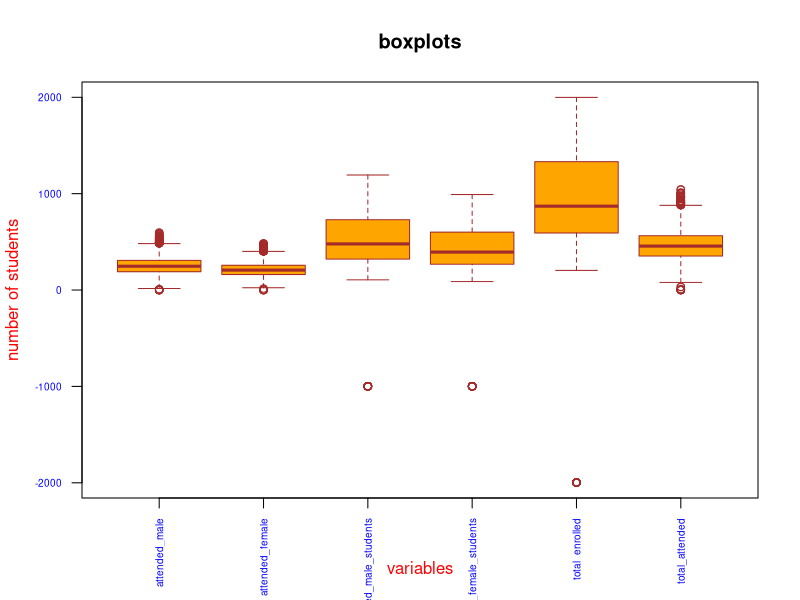
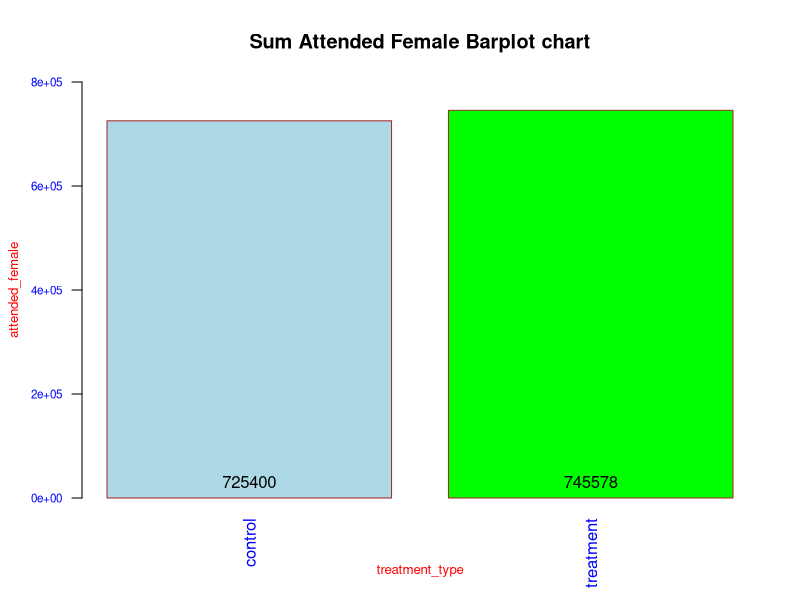
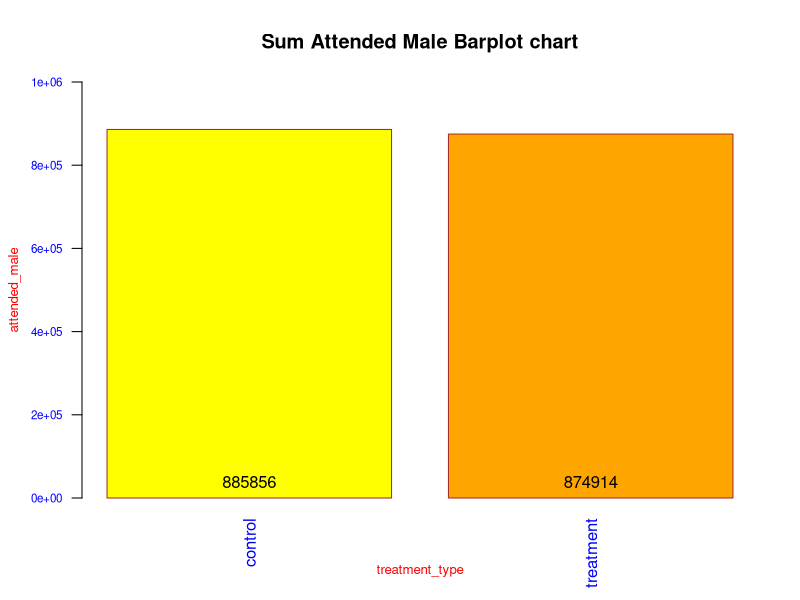
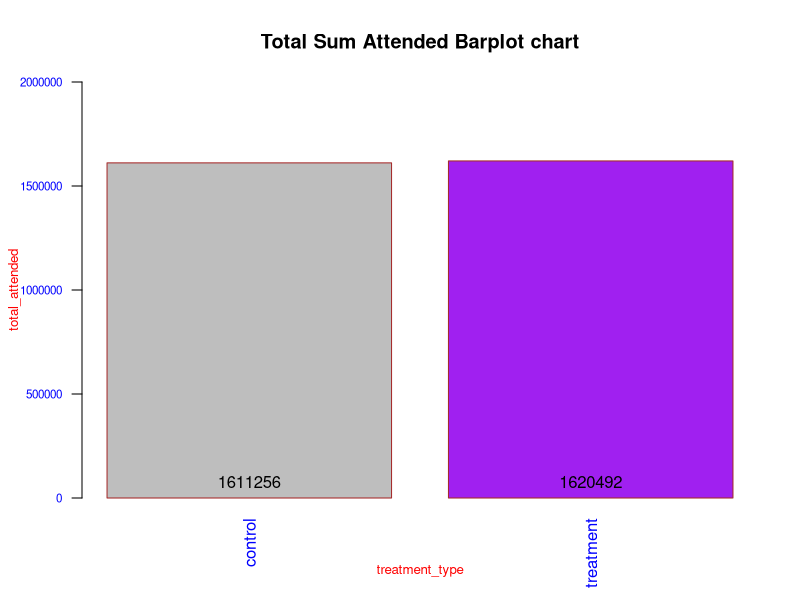
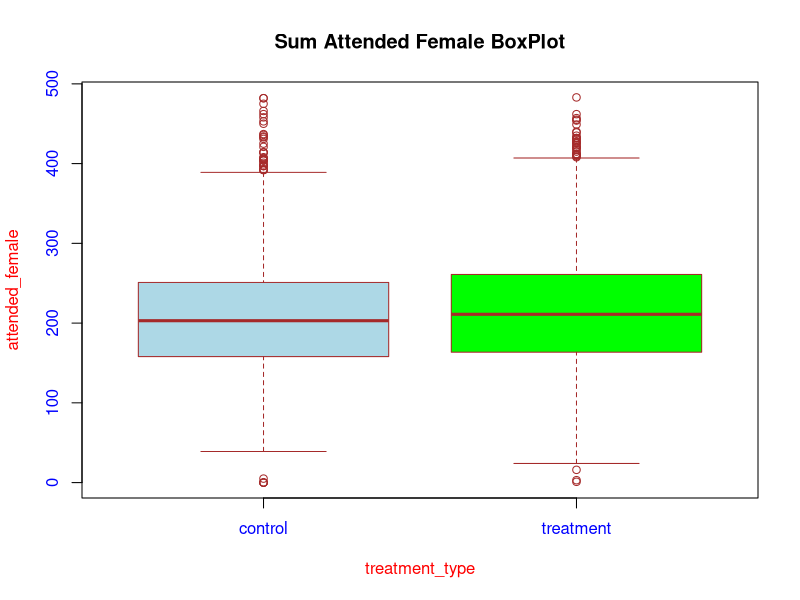
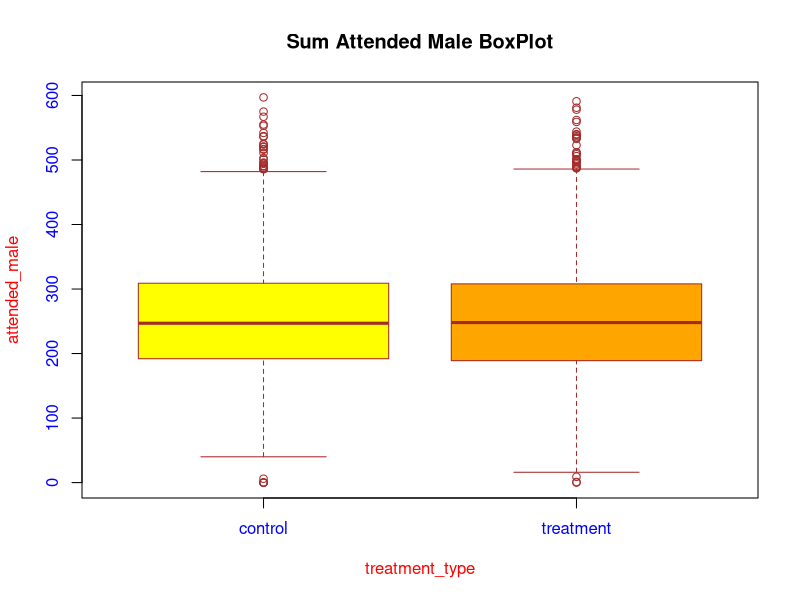
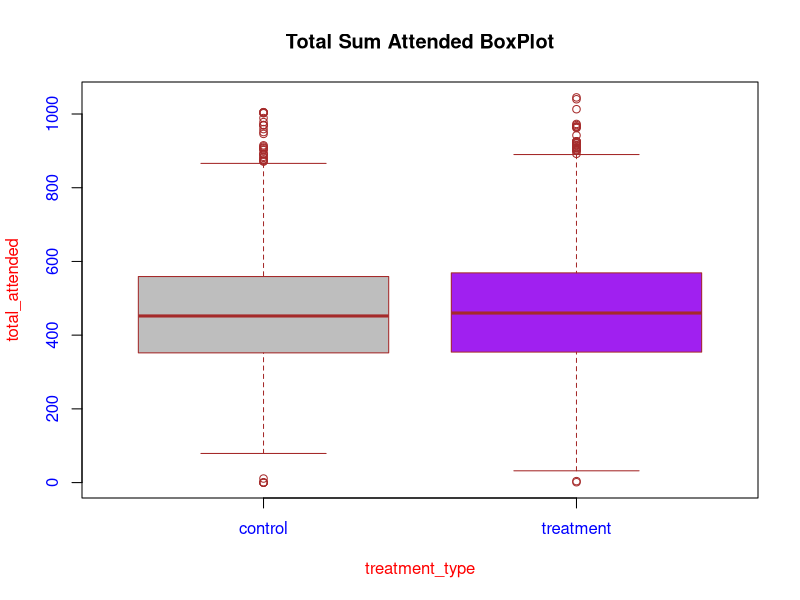
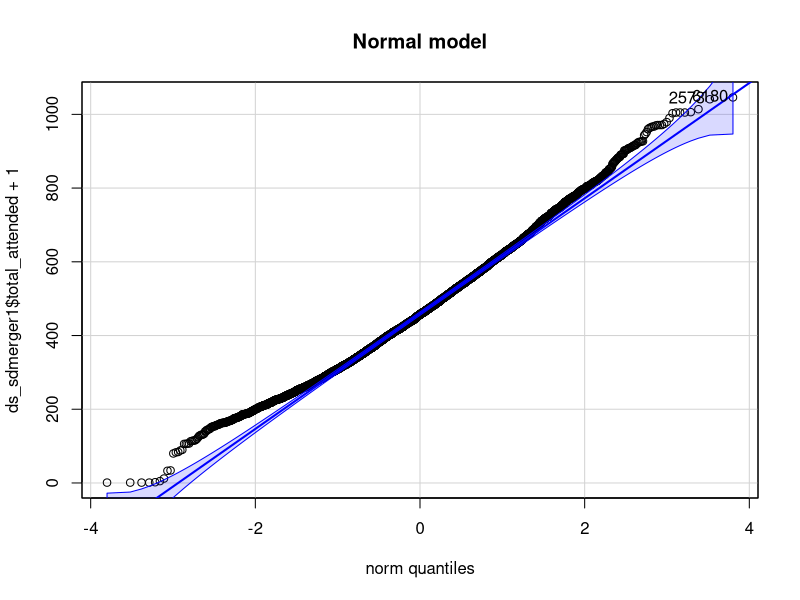

Here is the R script that generated these plots, in order:
## ---- chunk 1
#Import relevant packages
library(stats)
library(psych)
library(ggplot2)
## ---- chunk 2
#loading the excel dataset with two sheets
library("readxl")
setwd('E:/Documents/Reinp/GitHub Respositories/AB_Testing-with-RStudio')
ds_sd<-read_excel('School data.xlsx', sheet = "Data")
View(ds_sd)
attach(ds_sd)

ds_sd1<-read_excel('School data.xlsx', sheet = "District names")
View(ds_sd1)
attach(ds_sd1)
## ---- chunk 3
#learn more about the dataset
help(ds_sd)
??ds_sd
str(ds_sd)
class(ds_sd)
typeof(ds_sd) 
length(ds_sd)
names(ds_sd) #display variable names
#attributes(ds_sd) #names(ds_sd), class(ds_sd), row.names(ds_sd)
## ---- chunk 4
#distribution of input variables
table(ds_sd$district_id)
table(ds_sd1$"DISTRICT ID")
## ---- chunk 5
#unique values per column
unique(ds_sd$district_id)
unique(ds_sd1$"DISTRICT ID")
## ---- chunk 6
#district_id 200 in (ds_sd dataframe) is not in the (ds-sd1 dataframe)
#DISTRICT ID 1 in (ds_sd1 dataframe) is not in the (ds-sd dataframe)
#DISTRICT ID 2 in (ds_sd1 dataframe) is not in the (ds-sd dataframe)
#DISTRICT ID 112 in (ds_sd1 dataframe) is not in the (ds-sd dataframe)
## ---- chunk 7
ds_sdmerge <- merge(ds_sd, ds_sd1, by.x = "district_id", by.y = "DISTRICT ID") #N/A. 
#This is default #Keep rows where there’s a match in both #innerjoin
View(ds_sdmerge)

ds_sdmerge1 <- merge(ds_sd, ds_sd1, by.x = "district_id", by.y = "DISTRICT ID", all.x = TRUE)
#Keep all rows from x, regardless of match in y #leftJoin even if there's no match in y
View(ds_sdmerge1)

ds_sdmerge2 <- merge(ds_sd, ds_sd1, by.x = "district_id", by.y = "DISTRICT ID", all.y = TRUE)
#Keep all rows from y, regardless of match in x #Rightjoin even if there's no match in x
View(ds_sdmerge2)

ds_sdmerge3 <- merge(ds_sd, ds_sd1, by.x = "district_id", by.y = "DISTRICT ID", all= TRUE)
#Keep all rows from x AND from y #Outerjoin 
View(ds_sdmerge3)

#We select default merge for the final data. It keeps rows where there’s a match in both. 
#we get a total of 6970 schools

## ---- chunk 8
#add total_enrolled column by computing the total number of student enrolled and total number 
#of attended in each school
#Get the total number of student enrolled in each school by adding enrolled_male_students 
#and enrolled_female_students columns

#Adding by equation
ds_sdmerge$total_enrolled=ds_sdmerge$enrolled_male_students + ds_sdmerge$enrolled_female_students
ds_sdmerge$total_attended=ds_sdmerge$attended_male + ds_sdmerge$attended_female

#transform() function
ds_sdmerge1 <- transform(ds_sdmerge1, total_enrolled = enrolled_male_students +
                    enrolled_female_students)
ds_sdmerge1 <- transform(ds_sdmerge1, total_attended = attended_male + attended_female)

#apply() function
ds_sdmerge2$total_enrolled <- apply(ds_sdmerge2[,c('enrolled_male_students',
                          'enrolled_female_students')], 1, function(x) sum(x))
ds_sdmerge2$total_attended <- apply(ds_sdmerge2[,c('attended_male', 'attended_female')], 1,
                              function(x) sum(x))

#tidyverse's dplyr
library(dplyr)
ds_sdmerge3 <- mutate(ds_sdmerge3, total_enrolled = enrolled_male_students +
                        enrolled_female_students)
ds_sdmerge3 <- mutate(ds_sdmerge3, total_attended = attended_male + attended_female)

## ---- chunk 9
#summary statistics
summary(ds_sdmerge) #summarizes the dataset
describe(ds_sdmerge)
## ---- chunk 10
#Create the school_id variable by first sorting the data within each district by the total
#number of enrollees per school. Let the ID be 1 for the school within each district with the
#highest number of enrolled students, 2 for the second highest and so on........

ds_sdmerge <- arrange(ds_sdmerge,district_id,desc(total_enrolled))


ds_sdmerger <- ds_sdmerge %>% 
  group_by(district_id) %>% 
  mutate(school_id = rank(desc(total_enrolled), ties.method = "first"))

View(ds_sdmerger)
head(ds_sdmerger)
tail(ds_sdmerger)

## ---- chunk 11
#Check the numeric variables for outliers.
describe(ds_sdmerger)

## We use boxplot to visualize for any outliers

boxplot(ds_sdmerger [, c("attended_male", "attended_female", "enrolled_male_students",
      "enrolled_female_students", "total_enrolled", "total_attended")], main="boxplots",
xlab="variables",
ylab="number of students",
col="orange",
border="brown", las = 2, cex.axis = 0.6, col.axis = 'blue', col.lab = 'red')

## ---- chunk 12
#From the boxplot above, outliers are present in form of negative count of students.
#There are negative values in enrolled_male_students and in enrolled_female_students leading 
#to a negative total_enrolled
## ---- chunk 13
#cleaning data from the outliers
ds_sdmerger1 <- ds_sdmerger[(ds_sdmerger[,8]>0),]
View(ds_sdmerger1)
describe(ds_sdmerger1)
## ---- chunk 14
#Label values for the treatment variable appropriately (1 = Treatment, 0 = Control)
ds_sdmerger1$treatment_type <- factor(ds_sdmerger1$treatment, levels = c(0,1), 
                                      labels = c("control", "treatment"))
View(ds_sdmerger1)


which(is.na(ds_sdmerger1$total_attended)) #check for missing values

which(!complete.cases(ds_sdmerger1))
## ---- chunk 15
#Create a well labelled graphs showing the difference in attendance between treatment 
#and control schools.

bp1 <- barplot(tapply(ds_sdmerger1$attended_female, ds_sdmerger1$treatment_type, FUN=sum), 
    xlab="treatment_type",ylab="attended_female",col=c("lightblue", "green"), 
main="Sum Attended Female Barplot chart",border="brown" , col.axis = 'blue', col.lab = 'red',
cex.axis = 0.7, cex.lab = 0.8, las = 2, ylim=c(0, 800000))
text(bp1, 0, tapply(ds_sdmerger1$attended_female, ds_sdmerger1$treatment_type, FUN=sum), 
     cex=1,pos=3)


bp2 <- barplot(tapply(ds_sdmerger1$attended_male, ds_sdmerger1$treatment_type, FUN=sum),
    xlab="treatment_type",ylab="attended_male",col=c("yellow", "orange"),
    main="Sum Attended Male Barplot chart",border="brown" , col.axis = 'blue', col.lab = 'red',
    cex.axis = 0.7, cex.lab = 0.8, las = 2, ylim=c(0, 1000000))
text(bp2, 0, tapply(ds_sdmerger1$attended_male, ds_sdmerger1$treatment_type, FUN=sum), 
     cex=1,pos=3)


bp3 <- barplot(tapply(ds_sdmerger1$total_attended, ds_sdmerger1$treatment_type, FUN=sum), 
      xlab="treatment_type",ylab="total_attended",col=c("grey", "purple"),
  main="Total Sum Attended Barplot chart",border="brown" , col.axis = 'blue', col.lab = 'red',
  cex.axis = 0.7, cex.lab = 0.8, las = 2, ylim=c(0, 2000000))
text(bp3, 0, tapply(ds_sdmerger1$total_attended, ds_sdmerger1$treatment_type, FUN=sum), 
     cex=1,pos=3)
## ---- chunk 16
#relationship between treatment_type and total_attended by means of a boxplot
boxplot(attended_female ~ treatment_type,
col=c("lightblue", "green"),ds_sdmerger1,
col.axis = 'blue', col.lab = 'red', border="brown",
main="Sum Attended Female BoxPlot")

boxplot(attended_male ~ treatment_type,
col=c("yellow", "orange"),ds_sdmerger1,
col.axis = 'blue', col.lab = 'red', border="brown",
main="Sum Attended Male BoxPlot")


boxplot(total_attended ~ treatment_type,
col=c("gray","purple"),ds_sdmerger1,
col.axis = 'blue', col.lab = 'red', border="brown",
main="Total Sum Attended BoxPlot")
## ---- chunk 17
#finding a fitting distribution for the total attended variable
library(car)
library(MASS) #So that distributions that must be non-zero can make sense of my data

qqp(ds_sdmerger1$total_attended+1, "norm", main="Normal model")

qqp(ds_sdmerger1$total_attended+1, "lnorm", main="LogNormal model") #lnorm means lognormal

# qqp requires estimates of the parameters of the negative binomial, Poisson
# and gamma distributions. You can generate estimates using the fitdistr
# function.

#negative binomial and gamma distributions can only handle positive numbers.
#Poisson distribution can only handle positive whole numbers. 
#Binomial and Poisson distributions are different from the others because they 
#are discrete rather than continuous, which means they quantify distinct, 
#countable events or the probability of these events

nbinom <- fitdistr(ds_sdmerger1$total_attended+1, "Negative Binomial")
qqp(ds_sdmerger1$total_attended+1, "nbinom", size = nbinom$estimate[[1]], mu =
      nbinom$estimate[[2]], main="Negative Binomial model")

pois <- fitdistr(ds_sdmerger1$total_attended+1, "Poisson")
qqp(ds_sdmerger1$total_attended+1, "pois", lambda=pois$estimate, main="Poisson model")

gamma <- fitdistr(ds_sdmerger1$total_attended+1, "gamma")
qqp(ds_sdmerger1$total_attended+1, "gamma", shape = gamma$estimate[[1]], rate =
      gamma$estimate[[2]], main="Gamma model")
## ---- chunk 18
#Armed with the knowledge of which probability distribution fits best, 
#we can try fitting a model


#A mixed model is similar in many ways to a linear model. 
#It estimates the effects of one or more explanatory variables on a response variable.
#The output of a mixed model will give you a list of explanatory values, estimates and
#confidence intervals of their effect sizes, p-values for each effect, and 
#at least one measure of how well the model fits. 
#You should use a mixed model instead of a simple linear model when you have a variable 
#that describes your data sample as a subset of the data you could have collected.

#In a mixed model, we add one or more random effects to our fixed effects.
#These random effects essentially give structure to the error term. 
#this characterizes idiosyncratic variation that is due to individual differences.

#linear models are “fixed-effects-only” models. They have one or more fixed effects and a 
#general error term.

#If data is normally distributed, we can use a linear mixed model (LMM). 
#load the lme4 package and make a call to the function lmer. 
#The first argument to the function is a formula that takes the form y ~ x1 + x2 ...etc.,
#where y is the response variable and x1, x2, etc. are explanatory variables. 
#Random effects are added in with the explanatory variables. 
#Crossed random effects take the form (1 | r1) + (1 | r2) ... 
#while nested random effects take the form (1 | r1 / r2).

#The next argument is where you designate the data frame your variables come from. 
#This is where you can designate whether the mixed model will estimate the parameters
#using maximum likelihood or restricted maximum likelihood. 
#If your random effects are nested, or you have only one random effect, and if your data
#are balanced (i.e., similar sample sizes in each factor group) set REML to FALSE, 
#because you can use maximum likelihood. 
#If your random effects are crossed, don't set the REML argument because it defaults
#to TRUE anyway.
## ---- chunk 19
library(lme4)
#1.We construct the null model first. 
#H0 (called the null hypothesis ): There is no relationship between the two variables.

lmmtreatment.null <- lmer(total_attended ~ total_enrolled + (1 | district_id), 
                          data = ds_sdmerger1, REML = FALSE)
summary(lmmtreatment.null)

#The Anova function does a Wald test, which tells us how confident we are of our 
#estimate of the effect of total enrolled on total attended, and the p-value tells 
#me that I should not be confident at all.
Anova(lmmtreatment.null)
## ---- chunk 20
#2.we construct the full model next
#H1 (called the alternative hypothesis): There exist a relationship between the two variables.

lmmtreatment <- lmer(total_attended ~ treatment + total_enrolled + (1 | district_id), 
                          data = ds_sdmerger1, REML = FALSE)
summary(lmmtreatment)

#The Anova function tells us how confident we are of our estimate of the effect of 
#treatment and total enrolled on total attended, and the p-value tells 
#me that I should not be confident at all.
Anova(lmmtreatment)
## ---- chunk 21
lmmtreat <- lmer(total_attended ~ treatment + (1 | district_id), 
                          data = ds_sdmerger1, REML = FALSE)
summary(lmmtreat)

#The Anova function tells us how confident we are of our estimate of the effect of 
#treatment on total attended, and the p-value tells 
#me that I should not be confident at all.
Anova(lmmtreat)

#The coefficient “treatment” is the slope for the categorical effect of providing meals.
#7.691 means that to go from “control” to “treatment”, total attendance increases 
#by around 8 pupils.
#attendance is lower in control(no meals provided) than in treatment(meals provided), 
#by about 8 pupils.

#oftentimes, model intercepts are not particularly meaningful.
#But this Model intercept is 463.090. If you look back at the boxplot that we constructed
#earlier, you can see that the value 463.090 seems to fall halfway between control 
#and treatment(and this is indeed what this intercept represents). 
#It’s the average of our data for the informal condition

#compared to the other model with the fixed effect total enrolled added, the intercept
#is particularly off as we didn’t inform our model that there’s total enrolled in 
#our dataset. the intercept reduces to 406. The coefficient for the effect of treatment 
#increased to 8.406 from 7.691

#If you want to interpret these results, you’ll most likely need to report some kind 
#of p-value. 
#P-value for treatment in the models are significant(less than 0.05) and reduces 
#from 0.02993 to 0.0159.
#Unfortunately, p-values for mixed models aren’t as straightforward as they are 
#for the linear model.

#Rather than getting a p-value straightforwardly from your model, we get a p-value from a
#comparison of two models.

#Thus we focus on the Likelihood Ratio Test as a means to attain p-values.
#Likelihood is the probability of seeing the data you collected given your model.
#The logic of the likelihood ratio test is to compare the likelihood of two models
#with each other. First, the model without the factor that you’re interested in (the
#null model), then the model with the factor that you’re interested in.
## ---- chunk 22
#3. We have two models to compare with each other – one with the effect in
#question, one without the effect in question. 
#We perform the likelihood ratio test using the anova() function:

anova(lmmtreatment.null,lmmtreatment)

#we compared a full model (with the fixed effects in question) against a reduced(null) 
#model without the effects in question. 
#we conclude that a fixed effect treatment is significant as the difference between the
#likelihood of these two models is significant.

#treatment(providing primary school pupils with a free meal on school days) affected total 
#attendance (chisq.(1)=5.8116, p=0.01592), increasing it by about 8.406(8pupils) ± 3.486(3 pupils)
## ---- chunk 23

coef(lmmtreatment)

#You see that each district is assigned a different intercept given that we’ve told the 
#model with “(1|district_id)”

#Note also that the fixed effects (treatment and total_enrolled) are all the same for all
#district_id. Our model is what is called a random intercept model. 
#In this model, we account for baseline-differences in total attended, but we assume that
#whatever the effect of treatment is, it’s going to be the same for all subjects and items.

#But is that a valid assumption? often times it’s not – it is quite expected
#that some district-id would elicit more or less treatments. That is, the effect of
#providing meals might be different for different district-id.

## ---- chunk 24
#Thus what we need is a random slope model, where district_id is not only allowed to have 
#differing intercepts,but where they are also allowed to have different slopes for the 
#effect of providing meals

lmmtreatmentRS <- lmer(total_attended ~ treatment + total_enrolled + 
        (1+treatment|district_id), data = ds_sdmerger1, REML = FALSE)
summary(lmmtreatmentRS)

lmmtreatmentRS.null <- lmer(total_attended ~ total_enrolled + (1+treatment|district_id), 
        data = ds_sdmerger1, REML = FALSE)
summary(lmmtreatmentRS.null)

#The notation “(1+treatment | district_id)” means that you tell the model to expect differing 
#baseline-levels of total_attended (the intercept, represented by 1) as well as differing
#responses to the main factor which is “treatment” in this case

anova(lmmtreatmentRS.null,lmmtreatmentRS)

#we conclude that a fixed effect treatment for random slope model is not significant as the 
#difference between the likelihood of these two models is 0.1254.(greater than 0.05)

coef(lmmtreatmentRS)

